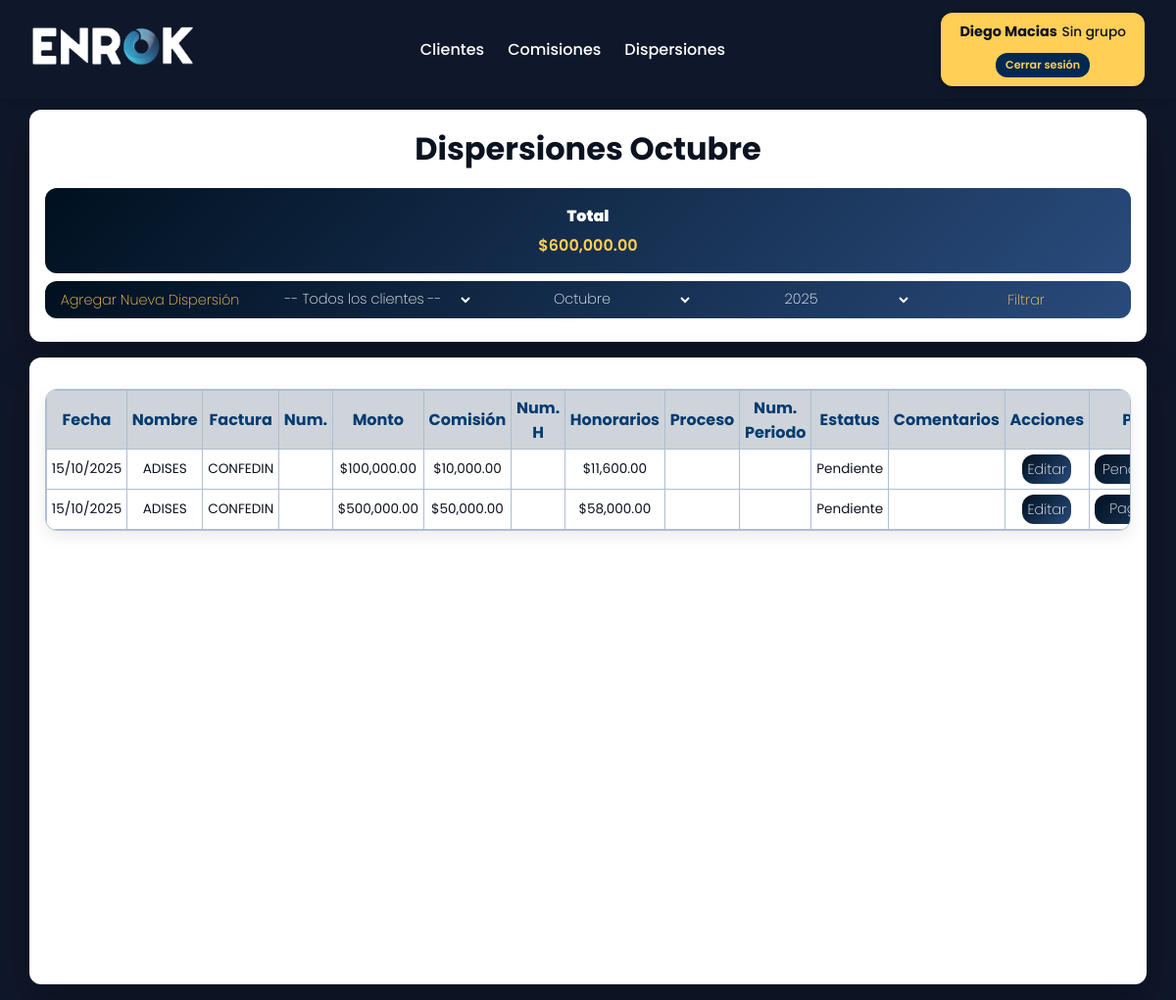
The app's page /dispersiones/listar/?mes=10&anio=2025&cliente= (signed in), older data.
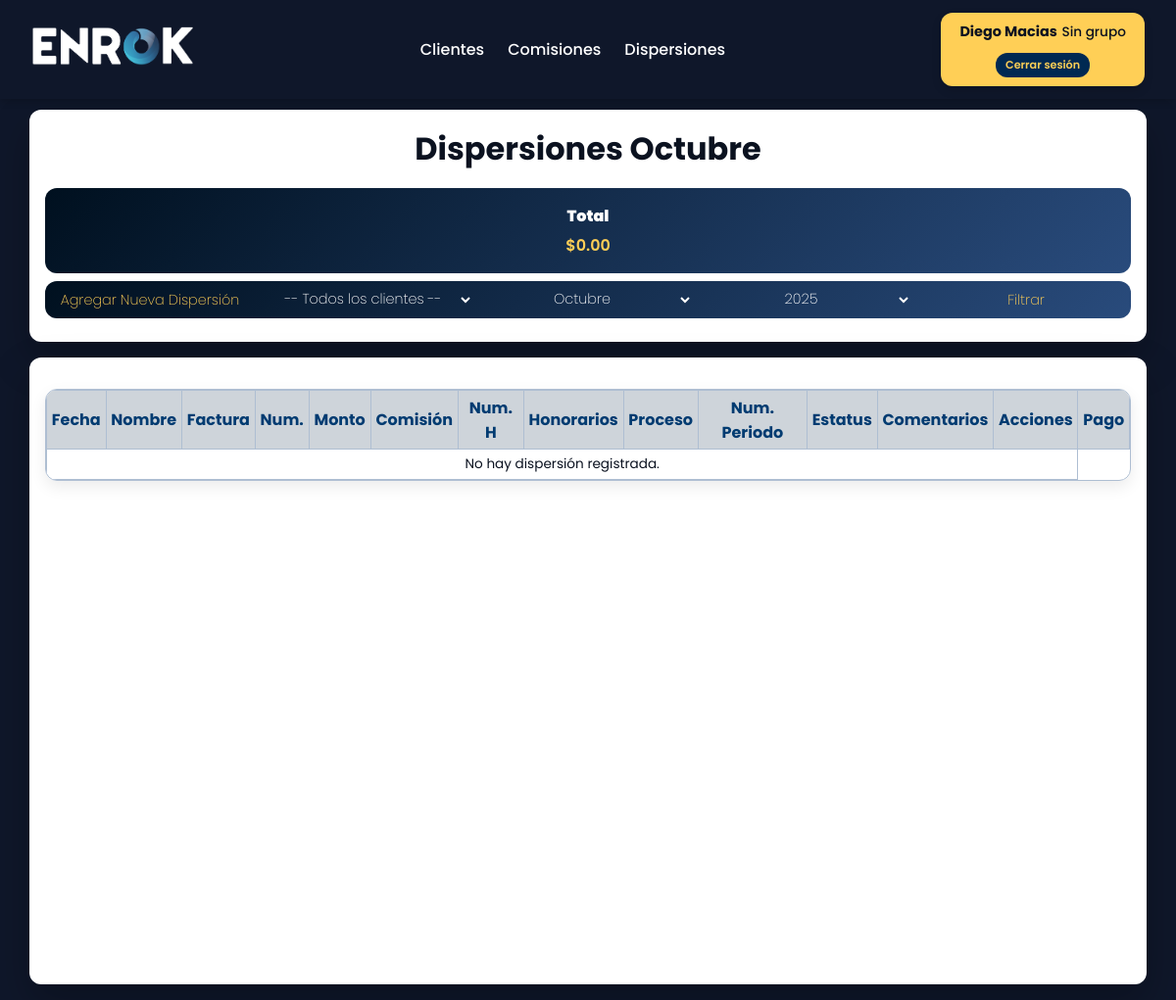
The same page, newer data.
### dispersiones/models.py (models this page shows, shortened)
class Dispersion(models.Model):
    fecha = models.DateTimeField(default=timezone.now)
    cliente = models.ForeignKey(Cliente, on_delete=models.CASCADE)
    factura = models.CharField(max_length=100)
    num_factura = models.CharField(max_length=100, blank=True, null=True)
    monto = models.DecimalField(max_digits=12, decimal_places=2)
    comision = models.DecimalField(max_digits=12, decimal_places=2, editable=False)
    num_factura_honorarios = models.CharField(max_length=100, blank=True, null=True)
    total_honorarios = models.DecimalField(max_digits=12, decimal_places=2, editable=False)
    estatus_proceso = models.CharField(max_length=50)
    comentarios = models.TextField(blank=True, null=True)
    num_periodo = models.CharField(max_length=50, blank=True, null=True)
    estatus_periodo = models.CharField(max_length=50)
    estatus_pago = models.CharField(max_length=50, default="Pendiente")
    comision_procom = models.DecimalField(max_digits=5, decimal_places=2, editable=False)
    class Meta:
        permissions = [
            ("actualizar_estatus_dispersion", "Puede actualizar estatus de pago en dispersiones"),
        ]

### clientes/models.py (models this page shows, shortened)
class Cliente(models.Model):
    servicio = models.CharField(max_length=100)
    comision_procom = models.FloatField(blank=True, null=True)
    factura = models.CharField(blank=True, null=True)
    nombre = models.CharField(max_length=150)
    utilidad_enrok = models.FloatField(blank=True, null=True)
    comisionista_1 = models.CharField(max_length=100, blank=True, null=True)
    porcentaje_1 = models.FloatField(blank=True, null=True)
    comisionista_2 = models.CharField(max_length=100, blank=True, null=True)
    porcentaje_2 = models.FloatField(blank=True, null=True)
    comisionista_3 = models.CharField(max_length=100, blank=True, null=True)
    porcentaje_3 = models.FloatField(blank=True, null=True)
    comisionista_4 = models.CharField(max_length=100, blank=True, null=True)
    porcentaje_4 = models.FloatField(blank=True, null=True)
    comisionista_5 = models.CharField(max_length=100, blank=True, null=True)
    porcentaje_5 = models.FloatField(blank=True, null=True)
    comisionista_6 = models.CharField(max_length=100, blank=True, null=True)
    porcentaje_6 = models.FloatField(blank=True, null=True)
    comisionista_7 = models.CharField(max_length=100, blank=True, null=True)
    porcentaje_7 = models.FloatField(blank=True, null=True)
    comisionista_8 = models.CharField(max_length=100, blank=True, null=True)
    porcentaje_8 = models.FloatField(blank=True, null=True)
    comisionista_9 = models.CharField(max_length=100, blank=True, null=True)
    porcentaje_9 = models.FloatField(blank=True, null=True)
    fecha_registro = models.DateTimeField(auto_now_add=True)

### dispersiones/views.py (the view)
# urls.py: path('listar/', views.lista_dispersiones, name='dispersiones_listar'),  # <--- aquí
@permission_required('dispersiones.view_dispersion', raise_exception=True)
def lista_dispersiones(request):
    mes = request.GET.get('mes')
    anio = request.GET.get('anio')
    now = datetime.now()
    cliente_id = request.GET.get('cliente')
    if not mes or not anio:
        return redirect(f"{request.path}?mes={now.month}&anio={now.year}&cliente={cliente_id or ''}")
    try:
        mes = int(mes)
        if mes < 1 or mes > 12:
            mes = now.month
    except (TypeError, ValueError):
        mes = now.month
    try:
        anio = int(anio)
    except (TypeError, ValueError):
        anio = now.year
    mes_nombre = MESES_ES.get(mes, "")
    anios = Dispersion.objects.dates('fecha', 'year')
    anios = [y.year for y in anios]
    if not anios:
        anios = [anio]  # 👈 Garantiza que siempre haya al menos un año visible
    dispersiones = Dispersion.objects.filter(
        fecha__month=mes,
        fecha__year=anio
    ).order_by('fecha')
    clientes = Cliente.objects.all()
    if cliente_id:
        dispersiones = dispersiones.filter(cliente_id=cliente_id)
    total_montos = dispersiones.aggregate(total=Sum('monto'))['total'] or 0
    return render(request, 'dispersiones/listar.html', {
        'dispersiones': dispersiones,
        'mes': str(mes),             # Mantener como string para comparación en el template
        'mes_nombre': mes_nombre,
        'anio': str(anio),
        'clientes': clientes,        # lista completa para el dropdown
        'cliente': cliente_id,       # cliente seleccionado
        'anios': anios,              # años disponibles
        'total_montos': total_montos,
    })

### dispersiones/templates/dispersiones/listar.html (shortened to what this page needs)
{% extends 'base_listar.html' %}
{% load humanize %}
{% block title_filters %}
<div class="card-top">
  <h1>Dispersiones {{ mes_nombre }}</h1>
  <div class="pendiente-box">
    <h2>Total</h2>
    <p class="monto">${{ total_montos|floatformat:2|intcomma }}</p>
  </div>
  <div class="actions">
    <form method="get" action="{% url 'dispersiones_listar' %}" class="filtro">
      <a href="{% url 'dispersiones_agregar' %}?mes={{ mes }}&anio={{ anio }}" class="btn"
        style="border-radius: 12px 0 0 12px;">Agregar Nueva Dispersión</a>
      <select name="cliente">
        <option value="">-- Todos los clientes --</option>
      </select>
      <select name="mes" required>
        <option value="10" {% if mes == "10" %}selected{% endif %}>Octubre</option>
      </select>
      <select class="filtros" name="anio">
        {% for year in anios %}
        <option value="{{ year }}" {% if anio == year|stringformat:"s" %}selected{% endif %}>{{ year }}</option>
        {% endfor %}
      </select>
      <button type="submit" class="btn" style="border-radius: 0 12px 12px 0">Filtrar</button>
    </form>
  </div>
</div>
{% endblock %}
{% block content %}
<div class="card">
  <div class="table-container">
    <table>
      <tr>
        <th>Fecha</th>
        <th>Nombre</th>
        <th>Factura</th>
        <th>Num.</th>
        <th>Monto</th>
        <th>Comisión</th>
        <th>Num. H</th>
        <th>Honorarios</th>
        <th>Proceso</th>
        <th>Num. Periodo</th>
        <th>Estatus</th>
        <th>Comentarios</th>
        <th>Acciones</th>
        <th>Pago</th>
      </tr>
      {% for disp in dispersiones %}
      <tr>
        <td>{{ disp.fecha|date:"d/m/Y" }}</td>
        <td>{{ disp.cliente.nombre }}</td>
        <td>{{ disp.factura }}</td>
        <td>{{ disp.num_factura|default_if_none:"" }}</td>
        <td>${{ disp.monto|floatformat:2|intcomma }}</td>
        <td>${{ disp.comision|floatformat:2|intcomma }}</td>
        <td>{{ disp.num_factura_honorarios|default_if_none:"" }}</td>
        <td>${{ disp.total_honorarios|floatformat:2|intcomma }}</td>
        <td>{{ disp.estatus_proceso }}</td>
        <td>{{ disp.num_periodo|default_if_none:""}}</td>
        <td>{{ disp.estatus_periodo }}</td>
        <td>{{ disp.comentarios }}</td>
        <td><a href="{% url 'dispersiones_editar' disp.id %}?mes={{ mes }}&anio={{ anio }}" class="editar">Editar</a></td>
        <td>
          <form method="post" action="{% url 'actualizar_estatus_dispersion' %}">
            <select class="filtro_pagado" name="estatus_pago" onchange="this.form.submit()">
              <option value="Pendiente" {% if disp.estatus_pago == "Pendiente" %}selected{% endif %}>Pendiente</option>
              <option value="Pagado" {% if disp.estatus_pago == "Pagado" %}selected{% endif %}>Pagado</option>
            </select>
          </form>
        </td>
      </tr>
      {% empty %}
      <tr>
        <td colspan="13" style="text-align:center;">No hay dispersión registrada.</td>
      </tr>
      {% endfor %}
    </table>
  </div>
</div>
{% endblock %}

Row changes from the older to the newer data that the page shows:
removed Dispersion: fecha "15/10/2025", cliente.nombre "ADISES", factura "CONFEDIN", monto "100,000.00", comision "10,000.00", total_honorarios "11,600.00", estatus_periodo "Pendiente", estatus_pago "Pendiente"
removed Dispersion: fecha "15/10/2025", cliente.nombre "ADISES", factura "CONFEDIN", monto "500,000.00", comision "50,000.00", total_honorarios "58,000.00", estatus_periodo "Pendiente", estatus_pago "Pagado"
Text that changed along with them:
{{ total_montos|floatformat:2|intcomma }}: "600,000.00" → "0.00"
text now shown: "No hay dispersión registrada."
